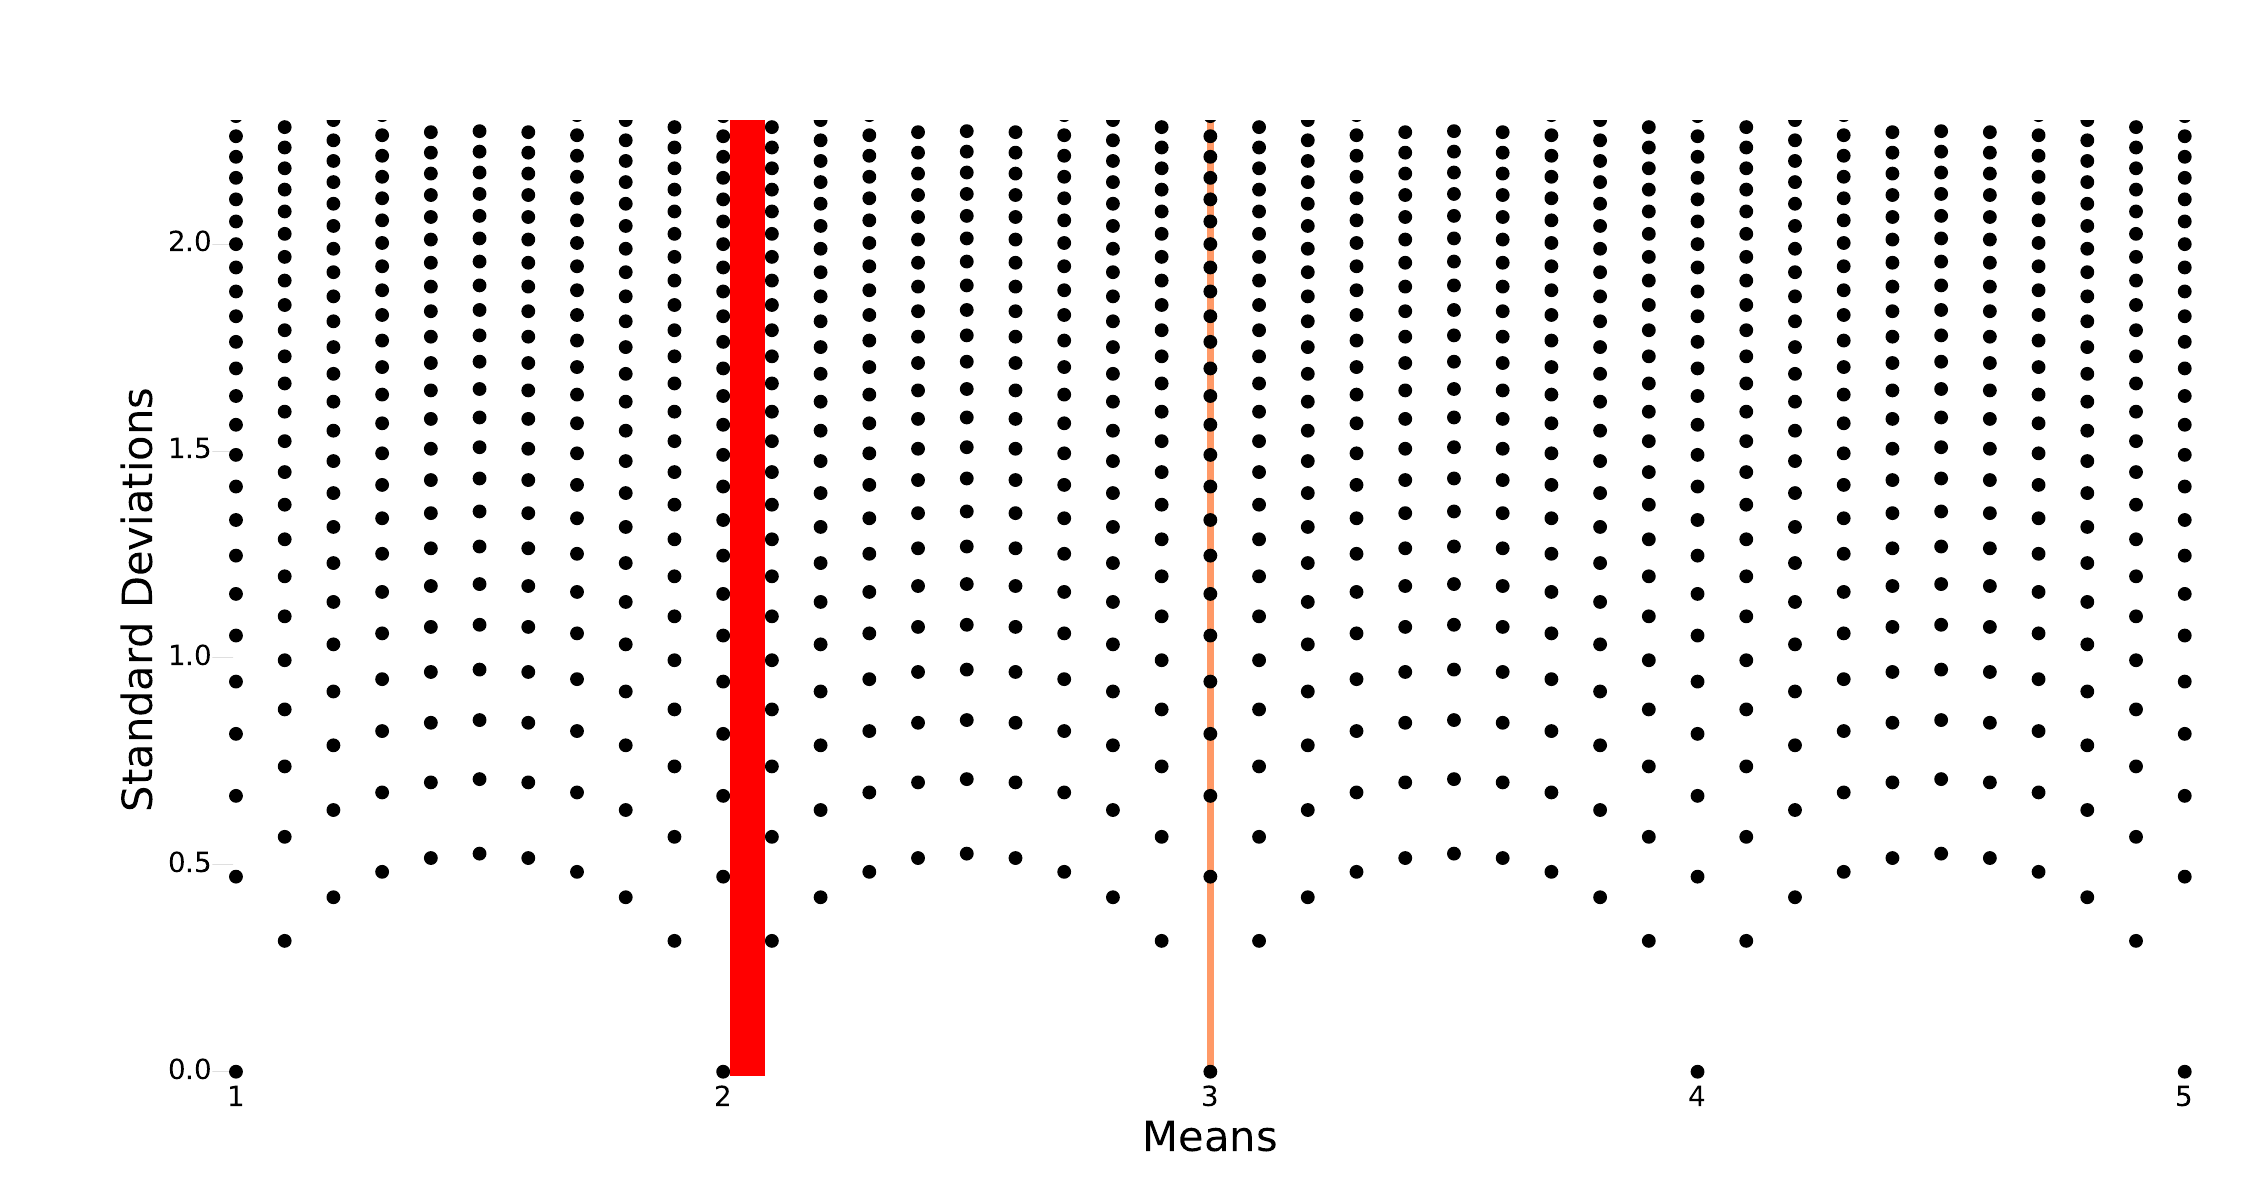

The script that saved this image:
from itertools import *
import pylab as plt



#my own variance function runs much faster than numpy or the Python 3 ported statistics module
def variance(data,u):
    return sum([(i-u)**2 for i in data])/len(data)


##rounding the means and variances helps to collapse them
precision_ave=16
precision_var=12
n=8
r=10
all_deviations={}
for i in combinations_with_replacement(range(-1,n), r):
    u=round(sum(i)/float(len(i)),precision_ave)
    var=round(variance(i,u),precision_var)
    if var not in all_deviations:
        all_deviations[var]={u:[i]}
    else:
        if u in all_deviations[var].keys():
            all_deviations[var][u]=all_deviations[var][u]+[i]
        else:
            all_deviations[var][u]=[i]

sds=[]
means=[]

for i in all_deviations.keys():
    sds+=[(i*r/(r-1))**.5]*len(all_deviations[i].keys())
    means+=list(all_deviations[i].keys())

new_means=[]
new_sds=[]
for i,j in zip(means,sds):
    if 1.0<=i<=5.0:
        new_means.append(i)
        new_sds.append(j)


fig=plt.figure(figsize=(22.62372, 12))
ax = fig.add_subplot(111)
fig.subplots_adjust(bottom=.10)
fig.subplots_adjust(left=.07)
fig.subplots_adjust(right=1.0)
fig.subplots_adjust(top=.99)
ax.scatter(new_means,new_sds,color='k',s=80)
ax.vlines(2.05,-0.01,2.3,color='r',linewidth=25,alpha=.5)
ax.vlines(3.0,-0.01,2.3,color='#ff9966',linewidth=5,zorder=-5)
ax.tick_params(axis='x',length=0,width=2,direction='out',labelsize=30)
ax.tick_params(axis='y',length=15,width=0,direction='out',labelsize=30,pad=0)
ax.spines['top'].set_visible(False)
ax.spines['right'].set_visible(False)
ax.spines['left'].set_visible(False)
ax.spines['bottom'].set_visible(False)
ax.spines['left'].set_linewidth(3)
ax.spines['bottom'].set_position(['outward',0])
ax.spines['left'].set_position(['outward',-5])
ax.xaxis.set_ticks_position('bottom')
ax.yaxis.set_ticks_position('left')
ax.set_xlabel('Means',fontsize=48)
ax.set_ylabel('Standard Deviations',fontsize=48)
##ax.set_title('Sample Size=10',fontsize=40)
ax.set_xlim(.98,5.02)
##ax.set_yticks(range(0,18,2))
ax.set_ylim(-.02,2.3)
plt.savefig('figure1a.svg')
plt.show()




